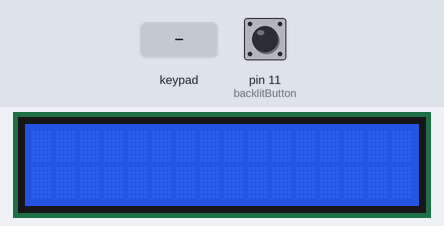
This sketch was run on a simulated Arduino Uno, built with avr-gcc and run on an emulated ATmega328P. Parts: 16×2 character LCD. The inputs (shaded band) are chosen by the test bench; at power-on: pin 11 (backlitButton) HIGH. What the sketch prints to the serial monitor is not drawn.

Above: at 1.2 s.
1.3 s: keypad keys 5 4 3 2 * pressed 0.4 s apart
At 3.9 s:
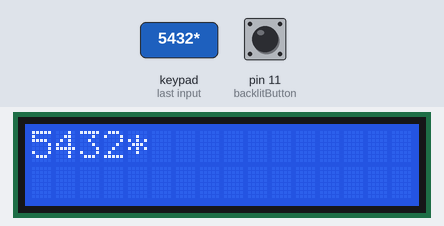
4.8 s: key '/' pressed
6.3 s: key '=' pressed
At 7.2 s:
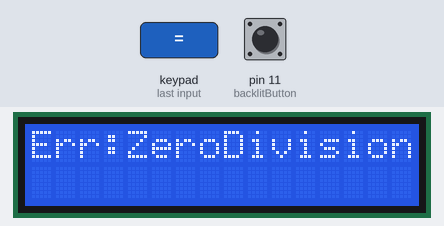
7.8 s: pin 11 (backlitButton) pulled LOW for 0.15 s
At 8.6 s:
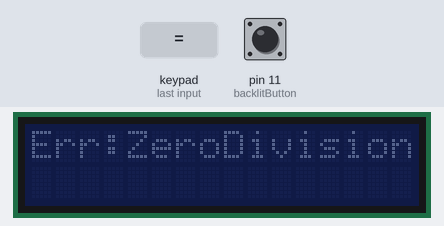
9.4 s: keypad keys 9 8 7 6 * pressed 0.4 s apart
At 12.4 s:
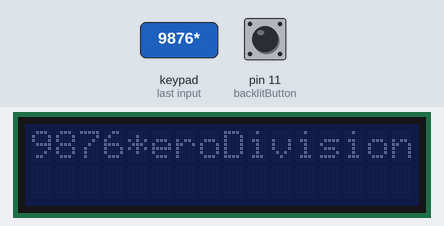
12.9 s: keypad keys 7 + 5 = pressed 0.4 s apart
At 15.1 s:
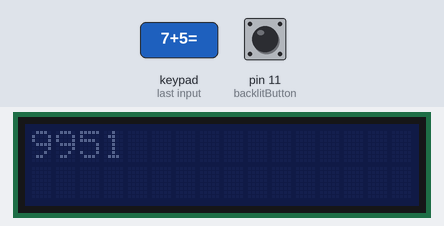
Timing chart, 0 to 16.6 s (numbered marks = the images above; inputs shaded):
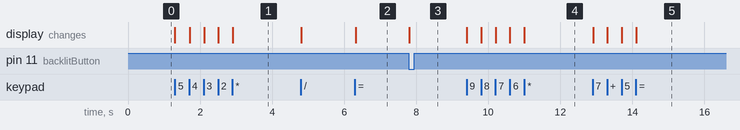

Measured:
- after the input at 1.3 s, the display: first changes at once (image 1 shows a later state)
- after the input at 6.3 s, the display: changes at once (image 2)
- after the input at 7.8 s, the display: changes at once (image 3)
- after the input at 9.4 s, the display: first changes at once (image 4 shows a later state)
- after the input at 12.9 s, the display: first changes at once (image 5 shows a later state)

The sketch:

ArduinoCalculator.ino
```cpp
#include <Wire.h>
#include <LiquidCrystal_I2C.h>
#include <Keypad.h>
const byte ROWS = 4;  //four rows
const byte COLS = 4;  //four columns

//define the cymbols on the buttons of the keypads
char keyBinds[ROWS][COLS] = {
  { '7', '8', '9', '/' },
  { '4', '5', '6', '*' },
  { '1', '2', '3', '-' },
  { '.', '0', '=', '+' }
};

byte rowPins[ROWS] = { 5, 4, 3, 2 };  //connect to the row pinouts of the keypad
byte colPins[COLS] = { 9, 8, 7, 6 };  //connect to the column pinouts of the keypad

//initialize an instance of class NewKeypad
Keypad keypad = Keypad(makeKeymap(keyBinds), rowPins, colPins, ROWS, COLS);

//initialize lcd
LiquidCrystal_I2C lcd(0x27, 16, 2);

//numbers of equation in String variable
String sNum1 = "";
String mathOperator = "";
String sNum2 = "";
bool secondNum = false;

//variables where the String variables are converted to float
float num1 = 0;
float num2 = 0;
float equation = 0;

bool backlit = true;
bool lastButtonState = HIGH;
#define backlitButton 11


void setup() {

  Serial.begin(9600);
  lcd.init();
  lcd.backlight();

  pinMode(backlitButton, INPUT_PULLUP);
}

void loop() {

  char key = keypad.getKey();
  //checks if any key on keypad has been clicked if not than nothing happens it just returns NO_KEY
  if (key) {
    Serial.println(key);

    if (key == '/' || key == '*' || key == '-' || key == '+') {
      lcd.print(key);
      mathOperator = String(key);
      secondNum = true;

      lcd.setCursor(0, 1);  //second number in operation will be in row 1 on display
    }
    //converts String numbers to float
    else if (key == '=') {
      num1 = sNum1.toFloat();
      num2 = sNum2.toFloat();

      if (mathOperator == "*") equation = num1 * num2;
      if (mathOperator == "-") equation = num1 - num2;
      if (mathOperator == "+") equation = num1 + num2;
      if (mathOperator == "/") {
        if (num2 != 0) {
          equation = num1 / num2;
        } else {
          lcd.clear();
          lcd.print("Err:ZeroDivision");
          sNum1 = "";
          sNum2 = "";
          mathOperator = "";
          secondNum = false;
          lcd.setCursor(0, 0);  //after a mistake cursor returns to row 0
          return;
        }
      }
      //clear display from operation before showing the equation
      lcd.clear();
      //display equation of operation
      //check if num is integer(e.g if 17.00 is equal to 17?)
      if (equation == (int)equation) {
        lcd.print((int)equation);       //display on LCD only clear 17
        sNum1 = String((int)equation);  //save in memory WITHOUT dot (e.g "17")
      } else {
        lcd.setCursor(0, 0);
        lcd.print(equation, 4);       //display as a fraction with 4 places ofter dot (e.g 17.5000)
        sNum1 = String(equation, 4);  //save in memory WITH dot (e.g "17.5000")
      }

      sNum2 = "";
      mathOperator = "";
      secondNum = false;
    }
    //collecting numbers to String
    else {
      //if user is in phase of entering the first num of math operation
      if (secondNum == false) {
        if (key == '.') {
          if (sNum1.indexOf('.') == -1) {
            sNum1 += key;
            lcd.print(key);
          }
        } else {
          sNum1 += key;
          lcd.print(key);
        }
      }
      //if user is in phase of entering the second num of math operation
      else {
        if (key == '.') {
          if (sNum2.indexOf('.') == -1) {
            sNum2 += key;
            lcd.print(key);
          }
        } else {
          sNum2 += key;
          lcd.print(key);
        }
      }
    }  //curly brace closing main block 'else' of collecting chars
  }    //curly brace closing 'if (key == '.')'
  /*read state of the button (HIGH or LOW) because this button's using
  INPUT_PULLUP these values are swapped LOW = HIGH, HIGH = LOW*/
  bool buttonState = digitalRead(backlitButton);

  //if state of button = clicked and last button state was "not clicked"
  if (buttonState == LOW && lastButtonState == HIGH) {
    //backlit val true -> false
    backlit = !backlit;
    if (backlit == true) {
      lcd.backlight();
    }
    //when backlit == false
    else {
      lcd.noBacklight();
    }
    delay(100);
  }
  //save current button state as last button state
  lastButtonState = buttonState;
}  //curly brace closing func 'void loop()'
```
